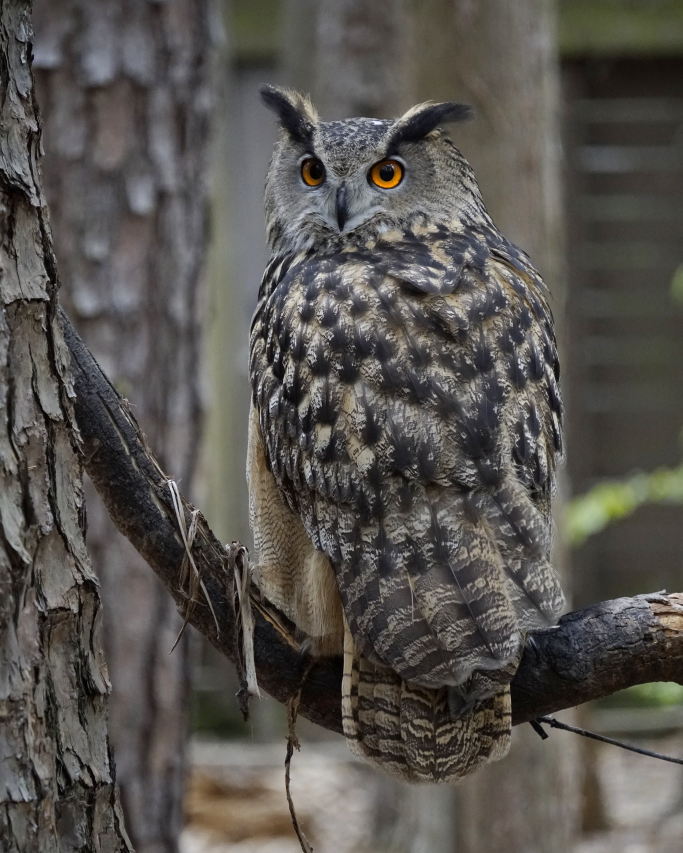
#> input picture modeling/owl.jpg, 1365 x 1706 px (shown at 1/2 size)
$ jupyter execute notebook.ipynb   (older library calls are emulated)
#> lines starting #> are read from the running program, lines starting #| are printed output that depends on the picture
#> further down, img_bgr is the input picture: shape (1706, 1365, 3); mean B, G, R 79.3, 83.6, 86.8
[cell 1]
import matplotlib.pyplot as plt
import numpy as np
import cv2
import matplotlib as mpl
from scipy.fftpack import dct
mpl.rcParams['figure.dpi'] = 300

[cell 2]
def rgb2ycbcr(im):
    xform = np.array([[.299, .587, .114], [-.1687, -.3313, .5], [.5, -.4187, -.0813]])
    ycbcr = im.dot(xform.T)
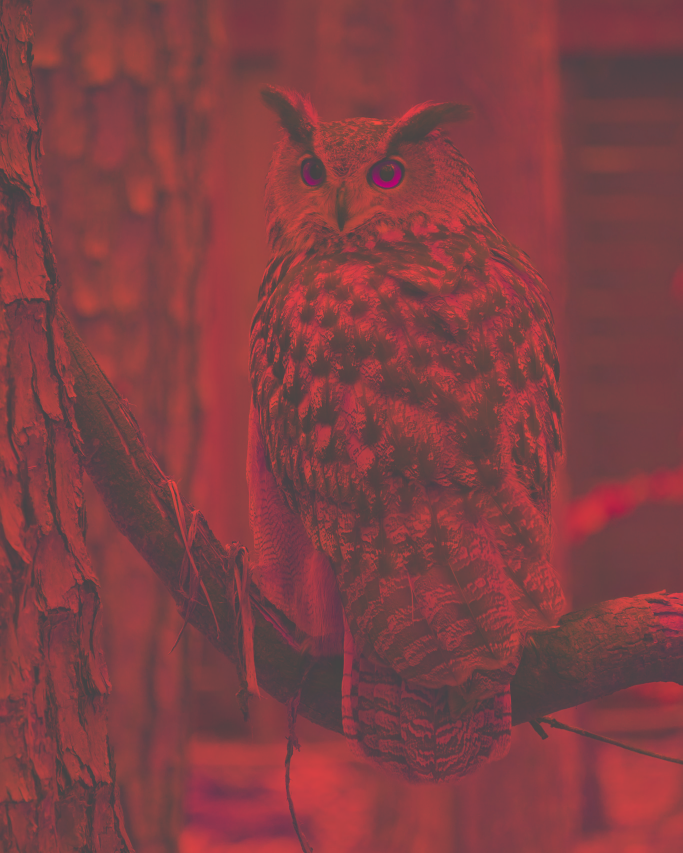
#> ycbcr: shape (1706, 1365, 3) float64 (shown at 1/2 size); mean R, G, B 84.1, -2.7, 2; drawn with min black and max white
    ycbcr[:,:,[1,2]] += 128
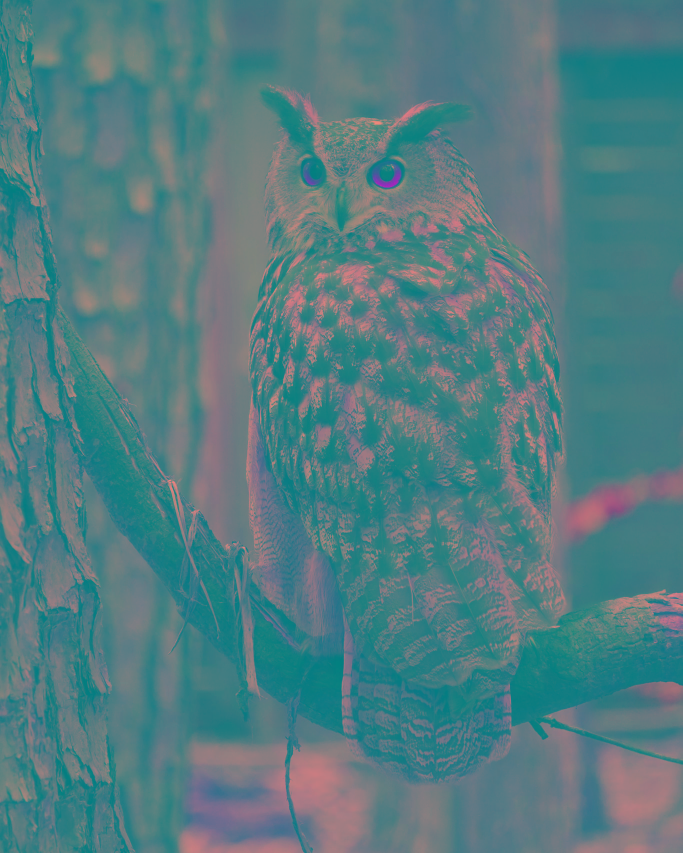
#> ycbcr: shape (1706, 1365, 3) float64 (shown at 1/2 size); mean R, G, B 84.1, 125.3, 130
    return np.uint8(ycbcr)
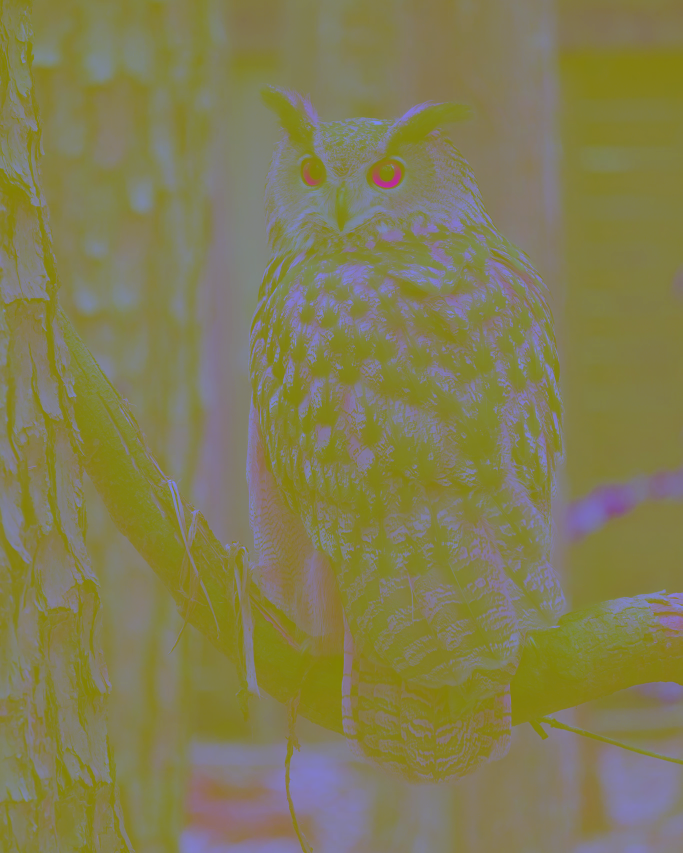
#> returned value: shape (1706, 1365, 3) (shown at 1/2 size); mean of channels 0, 1, 2 83.6, 124.8, 129.4; drawn as B, G, R

def ycbcr2rgb(im):
    xform = np.array([[1, 0, 1.402], [1, -0.34414, -.71414], [1, 1.772, 0]])
    rgb = im.astype(np.float)
    rgb[:,:,[1,2]] -= 128
    rgb = rgb.dot(xform.T)
    np.putmask(rgb, rgb > 255, 255)
    np.putmask(rgb, rgb < 0, 0)
    return np.uint8(rgb)

[cell 3]
img_bgr = cv2.imread('./owl.jpg')
img_rgb = cv2.cvtColor(img_bgr,cv2.COLOR_BGR2RGB)
img_ycbcr = rgb2ycbcr(img_rgb)
plt.subplots_adjust(wspace= .05)

ax = plt.subplot(141)
ax.axis('off')
ax.imshow(img_rgb)
ax.set_title('RGB')

ax = plt.subplot(142)
ax.imshow(img_ycbcr[:,:,0],cmap='gray')
ax.set_title('Y')
ax.axis('off')

ax = plt.subplot(143)
ax.imshow(img_ycbcr[:,:,1],cmap='gray')
ax.set_title('Cb')
ax.axis('off')

ax = plt.subplot(144)
ax.imshow(img_ycbcr[:,:,2],cmap='gray')
ax.set_title('Cr')
ax.axis('off')
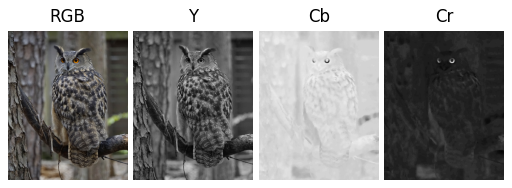
#> figure drawn by matplotlib, 4 panels

[cell 4]
plt.subplots_adjust(wspace= .05)
startX = 735
startY = 315
widthWindow = heightWindow = 50

ax = plt.subplot(121)
ax.axis('off')
ax.imshow(img_ycbcr[startY:startY+heightWindow,startX:startX+widthWindow,0],cmap='gray')
ax.set_title('Y')

ax = plt.subplot(122)
ax.axis('off')
ax.imshow(img_ycbcr[startY:startY+heightWindow:2,startX:startX+widthWindow:2,1],cmap='gray')
ax.set_title('Cb')
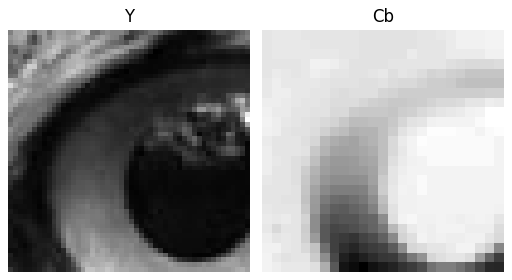
#> figure drawn by matplotlib, 2 panels
